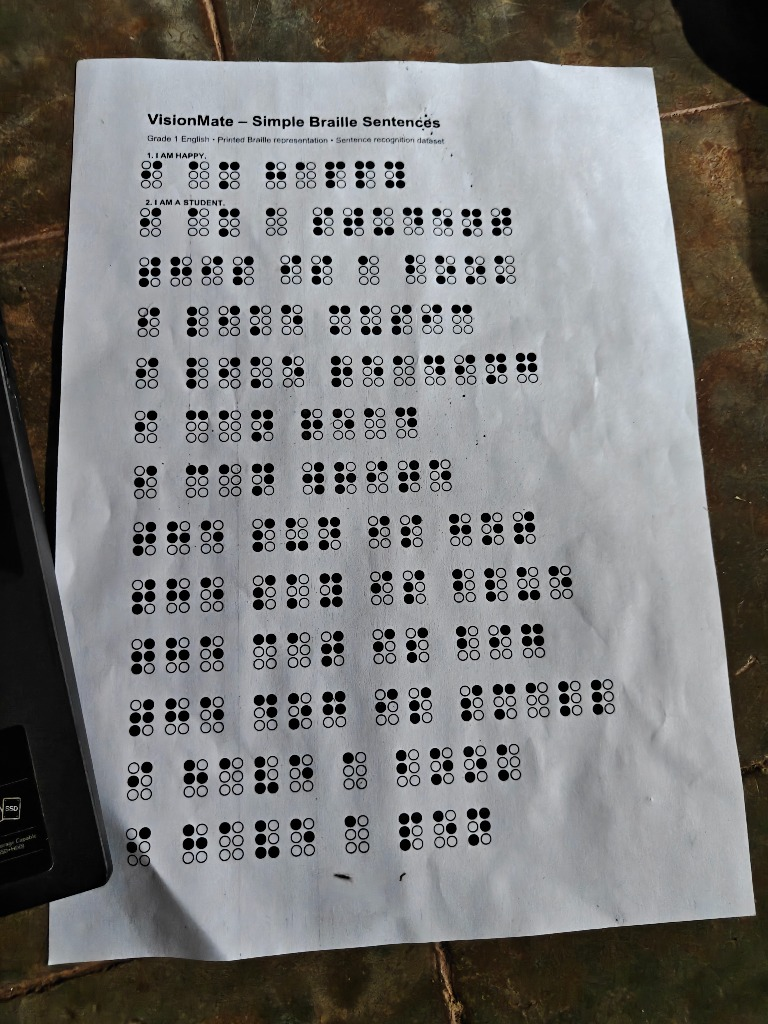
#> input picture embossed_braille_recognition/testing/experiments/test_user_scanned_sheet.jpg, 768 x 1024 px
$ python -i preprocess.py   (imports and definitions only)
#> lines starting #> are read from the running program, lines starting #| are printed output that depends on the picture; after the words box and inside, x2 and y2 are one past the last pixel; in counts of white or black regions, pixels touching at a corner belong together
import cv2
import numpy as np
from typing import List, Tuple

def order_points(pts: np.ndarray) -> np.ndarray:
    """Orders 4 contour coordinates as top-left, top-right, bottom-right, bottom-left."""
    rect = np.zeros((4, 2), dtype="float32")
    s = pts.sum(axis=1)
    rect[0] = pts[np.argmin(s)]
    rect[2] = pts[np.argmax(s)]

    diff = np.diff(pts, axis=1)
    rect[1] = pts[np.argmin(diff)]
    rect[3] = pts[np.argmax(diff)]
    return rect

def four_point_transform(image: np.ndarray, pts: np.ndarray) -> np.ndarray:
    """Applies perspective warp transformation to obtain a top-down view of the Braille page."""
    rect = order_points(pts)
    (tl, tr, br, bl) = rect

    widthA = np.sqrt(((br[0] - bl[0]) ** 2) + ((br[1] - bl[1]) ** 2))
    widthB = np.sqrt(((tr[0] - tl[0]) ** 2) + ((tr[1] - tl[1]) ** 2))
    maxWidth = max(int(widthA), int(widthB))

    heightA = np.sqrt(((tr[0] - br[0]) ** 2) + ((tr[1] - br[1]) ** 2))
    heightB = np.sqrt(((tl[0] - bl[0]) ** 2) + ((tl[1] - bl[1]) ** 2))
    maxHeight = max(int(heightA), int(heightB))

    dst = np.array([
        [0, 0],
        [maxWidth - 1, 0],
        [maxWidth - 1, maxHeight - 1],
        [0, maxHeight - 1]
    ], dtype="float32")

    M = cv2.getPerspectiveTransform(rect, dst)
    warped = cv2.warpPerspective(image, M, (maxWidth, maxHeight))
    return warped

def detect_page_contour(image: np.ndarray) -> np.ndarray:
    """Locates page boundary quadrilateral contour."""
    gray = cv2.cvtColor(image, cv2.COLOR_BGR2GRAY) if len(image.shape) == 3 else image
    blurred = cv2.GaussianBlur(gray, (5, 5), 0)
    edged = cv2.Canny(blurred, 75, 200)

    contours, _ = cv2.findContours(edged.copy(), cv2.RETR_EXTERNAL, cv2.CHAIN_APPROX_SIMPLE)
    contours = sorted(contours, key=cv2.contourArea, reverse=True)[:5]

    for c in contours:
        peri = cv2.arcLength(c, True)
        approx = cv2.approxPolyDP(c, 0.02 * peri, True)
        if len(approx) == 4:
            return approx.reshape(4, 2)

    # Fallback to full image bounds if no quad contour found
    h, w = gray.shape[:2]
    return np.array([[0, 0], [w - 1, 0], [w - 1, h - 1], [0, h - 1]], dtype="float32")

# [50 lines left out: function visualize_segmentation, not called in this run]

def preprocess_braille_image(image_path: str) -> Tuple[np.ndarray, List[np.ndarray]]:
    """
    Executes complete OpenCV pipeline:
    1. Loads image.
    2. Detects page boundary quad and warps perspective.
    3. Enhances contrast via CLAHE & adaptive thresholding.
    4. Segments page into individual 28x28 6-dot cell patches.
    """
    image = cv2.imread(image_path)
#> image is the input picture: shape (1024, 768, 3); mean B, G, R 120.5, 121.4, 122
    if image is None:
        raise FileNotFoundError(f"Image not found at path: {image_path}")

    # Page detection and perspective correction
    page_pts = detect_page_contour(image)
#> in detect_page_contour, `gray = cv2.cvtColor(image, cv2.COLOR_BGR2GRAY) if len(image.shape) == ..`:
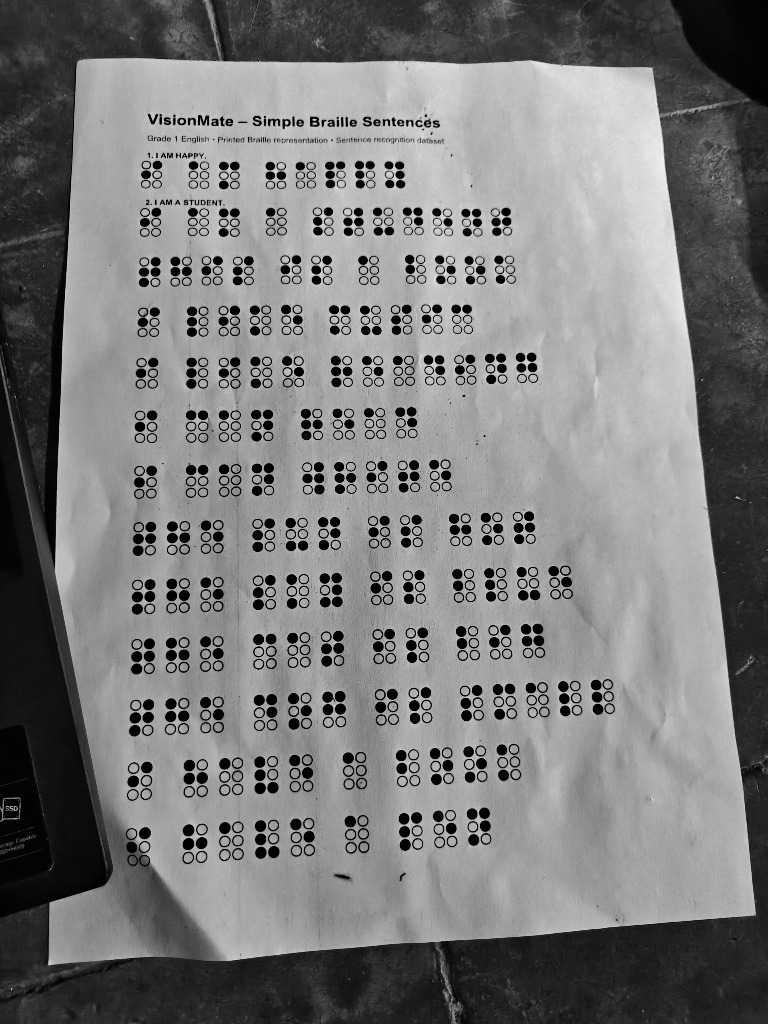
#> gray: shape (1024, 768); min 0, max 242, mean 121.5
#> in detect_page_contour, `edged = cv2.Canny(blurred, 75, 200)`:
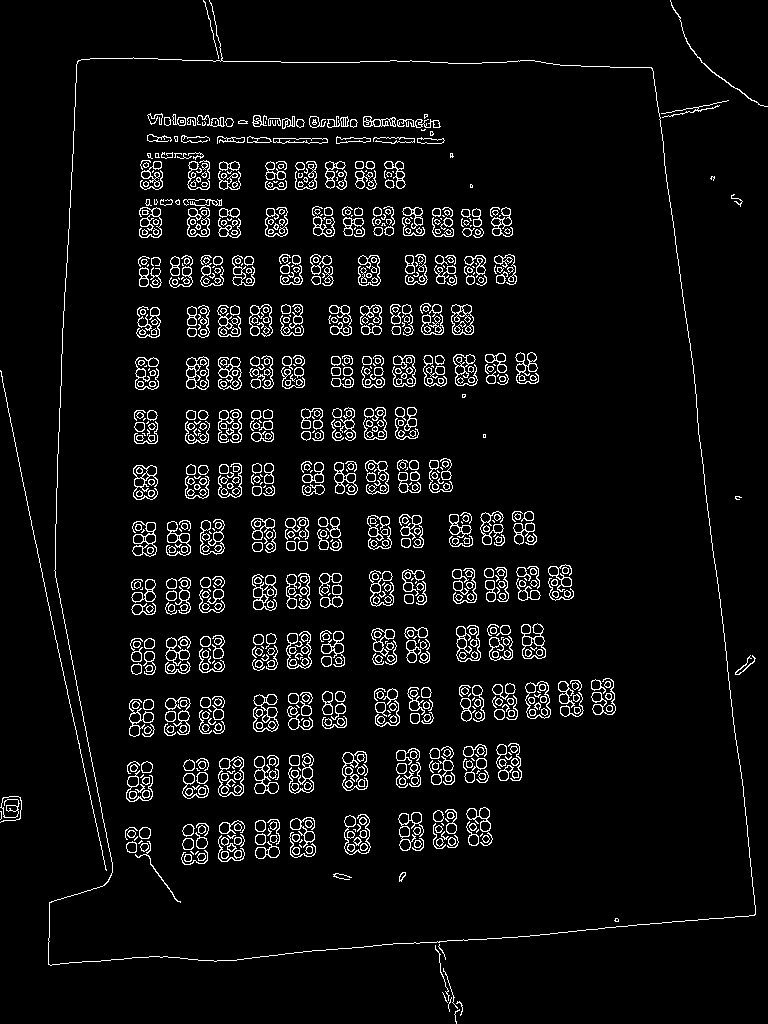
#> edged: shape (1024, 768); 5.6% white in thin lines or dots
#> in detect_page_contour, `contours, _ = cv2.findContours(edged.copy(), cv2.RETR_EXTERNAL, cv2.CH..`: contours = 18 contours, 14 with area under 20; largest, box (x1, y1, x2, y2) and area: (48, 0, 756, 966) 560072, (0, 796, 22, 823) 71, (670, 0, 768, 107) 62, (735, 655, 756, 675) 27
#> in detect_page_contour, `contours = sorted(contours, key=cv2.contourArea, reverse=True)[:5]`: contours = 5 contours, 1 with area under 20; largest, box (x1, y1, x2, y2) and area: (48, 0, 756, 966) 560072, (0, 796, 22, 823) 71, (670, 0, 768, 107) 62, (735, 655, 756, 675) 27
#> the loop in detect_page_contour, `for c in contours:` made 1 pass
#> (peri, approx) on pass 1: (3332.4, [[78, 60], [48, 964], [754, 915], [652, 68]])
#> page_pts = [[78, 60], [48, 964], [754, 915], [652, 68]]
    warped = four_point_transform(image, page_pts)
#> in order_points, `s = pts.sum(axis=1)`: s = [138, 1012, 1669, 720]
#> in order_points, `diff = np.diff(pts, axis=1)`: diff = [-18, 916, 161, -584]
#> in four_point_transform, `rect = order_points(pts)`: rect = [[78, 60], [652, 68], [754, 915], [48, 964]]
#> in four_point_transform, `(tl, tr, br, bl) = rect`: tl = [78, 60]; tr = [652, 68]; br = [754, 915]; bl = [48, 964]
#> in four_point_transform, `widthA = np.sqrt(((br[0] - bl[0]) ** 2) + ((br[1] - bl[1]) ** 2))`: widthA = 707.7
#> in four_point_transform, `widthB = np.sqrt(((tr[0] - tl[0]) ** 2) + ((tr[1] - tl[1]) ** 2))`: widthB = 574.1
#> in four_point_transform, `maxWidth = max(int(widthA), int(widthB))`: maxWidth = 707
#> in four_point_transform, `heightA = np.sqrt(((tr[0] - br[0]) ** 2) + ((tr[1] - br[1]) ** 2))`: heightA = 853.1
#> in four_point_transform, `heightB = np.sqrt(((tl[0] - bl[0]) ** 2) + ((tl[1] - bl[1]) ** 2))`: heightB = 904.5
#> in four_point_transform, `maxHeight = max(int(heightA), int(heightB))`: maxHeight = 904
#> in four_point_transform, `dst = np.array([ [0, 0], [maxWidth - 1, 0], [maxWidth - 1, maxHeight -..`: dst = [[0, 0], [706, 0], [706, 903], [0, 903]]
#> in four_point_transform, `M = cv2.getPerspectiveTransform(rect, dst)`: M = [[1.17, 0.039, -93.91], [-0.0174, 1.25, -73.69], [-9.69e-05, 0.000267, 1]]
#> in four_point_transform, `warped = cv2.warpPerspective(image, M, (maxWidth, maxHeight))`:
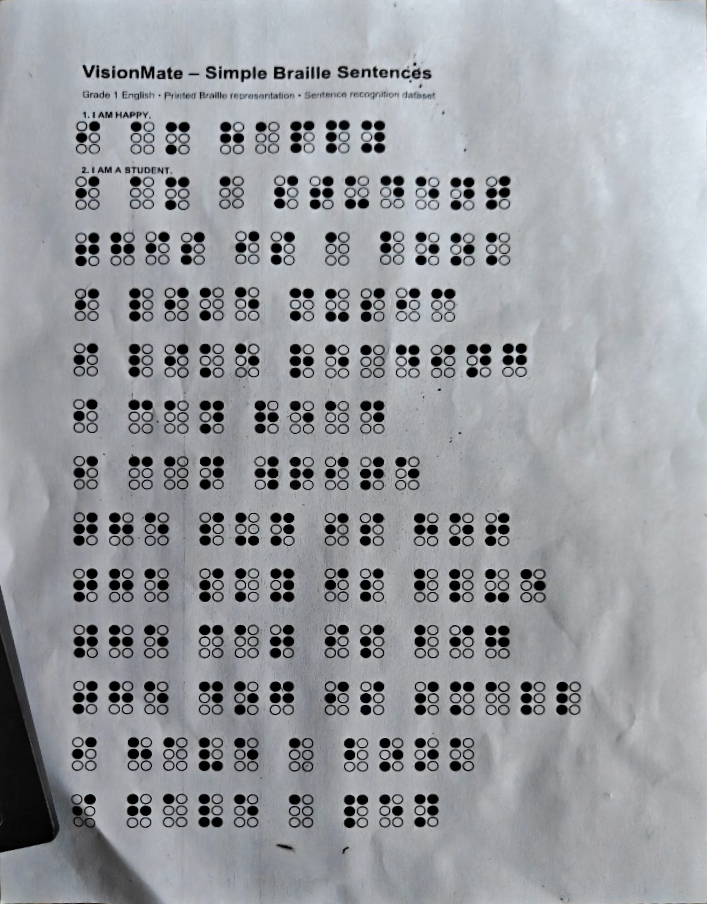
#> warped: shape (904, 707, 3); mean B, G, R 159.8, 155.6, 152.7
    gray = cv2.cvtColor(warped, cv2.COLOR_BGR2GRAY) if len(warped.shape) == 3 else warped
#> gray: shape (904, 707)

    # Contrast enhancement & noise reduction (CLAHE + Gaussian Blur)
    blurred = cv2.GaussianBlur(gray, (3, 3), 0)
#> blurred: shape (904, 707)
    clahe = cv2.createCLAHE(clipLimit=2.0, tileGridSize=(8, 8))
    enhanced = clahe.apply(blurred)
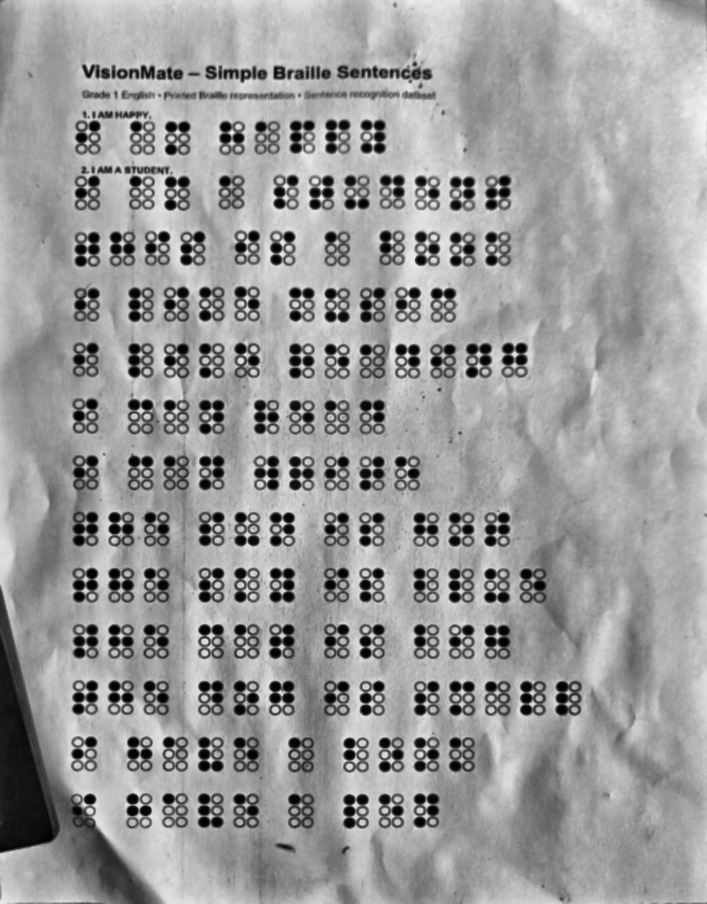
#> enhanced: shape (904, 707); min 0, max 245, mean 154.5
    binary = cv2.adaptiveThreshold(
        enhanced, 255, cv2.ADAPTIVE_THRESH_GAUSSIAN_C, cv2.THRESH_BINARY_INV, 11, 2
    )
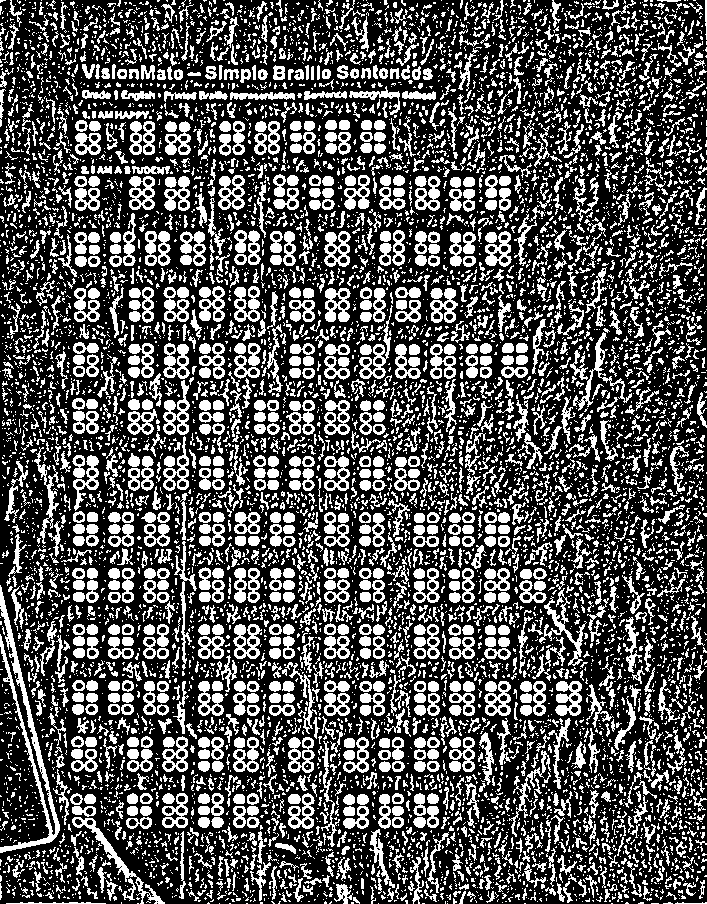
#> binary: shape (904, 707); 32.6% white; 8872 white regions (6609 under 20 px), largest, box (x1, y1, x2, y2) and area: (0, 585, 60, 853) 2316, (72, 817, 165, 904) 848, (539, 588, 587, 666) 734

    # Projection profile cell grid segmentation
    cell_patches = []
    h, w = binary.shape
#> h = 904; w = 707
    cell_w, cell_h = max(10, w // 20), max(10, h // 10)  # Standard grid split heuristic
#> cell_w = 35; cell_h = 90

    for row in range(0, h - cell_h + 1, cell_h):
        for col in range(0, w - cell_w + 1, cell_w):
            cell = binary[row:row+cell_h, col:col+cell_w]
            resized_cell = cv2.resize(cell, (28, 28), interpolation=cv2.INTER_AREA)
            cell_patches.append(resized_cell)
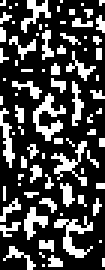
#> cell: shape (90, 35) (shown 3 times larger); 28% white in thin lines or dots
#> after the loop, cell_patches = 200 items

    return binary, cell_patches

>>> result = preprocess_braille_image('../../testing/experiments/test_user_scanned_sheet.jpg')

$ run again, on embossed_braille_recognition/testing/experiments/line13.png
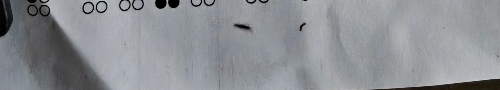
#> input picture embossed_braille_recognition/testing/experiments/line13.png, 500 x 90 px
#> in preprocess_braille_image, image is the input picture: shape (90, 500, 3); mean B, G, R 147.8, 143.4, 140.7
#> in detect_page_contour, `edged = cv2.Canny(blurred, 75, 200)`:
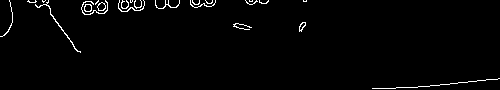
#> edged: shape (90, 500); 1.7% white in thin lines or dots
#> in detect_page_contour, `contours, _ = cv2.findContours(edged.copy(), cv2.RETR_EXTERNAL, cv2.CH..`: contours = 23 contours, 19 with area under 20; largest, box (x1, y1, x2, y2) and area: (97, 2, 106, 11) 49, (84, 4, 92, 12) 46, (35, 0, 81, 53) 36, (299, 22, 306, 32) 32
#> in detect_page_contour, `contours = sorted(contours, key=cv2.contourArea, reverse=True)[:5]`: contours = 5 contours, 1 with area under 20; largest, box (x1, y1, x2, y2) and area: (97, 2, 106, 11) 49, (84, 4, 92, 12) 46, (35, 0, 81, 53) 36, (299, 22, 306, 32) 32
#> the loop in detect_page_contour, `for c in contours:` made 5 passes
#> peri on passes 1 to 5: 27.31, 25.66, 165.7, 26.73, 128
#> page_pts = [[0, 0], [499, 0], [499, 89], [0, 89]]
#> s = [0, 499, 588, 89]
#> diff = [0, -499, -410, 89]
#> rect = [[0, 0], [499, 0], [499, 89], [0, 89]]
#> tl = [0, 0]; tr = [499, 0]; br = [499, 89]; bl = [0, 89]
#> widthA = 499
#> heightA = 89
#> dst = [[0, 0], [498, 0], [498, 88], [0, 88]]
#> M = [[0.998, 0, 0], [0, 0.989, 0], [0, -1.28e-18, 1]]
#> in preprocess_braille_image, `binary = cv2.adaptiveThreshold( enhanced, 255, cv2.ADAPTIVE_THRESH_GAU..`:
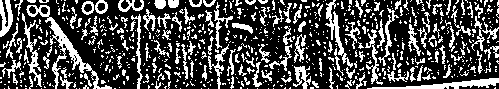
#> binary: shape (89, 499); 29.4% white in thin lines or dots
#> after the loop in preprocess_braille_image, `for row in range(0, h - cell_h + 1, cell_h):`: cell_patches = 160 items
